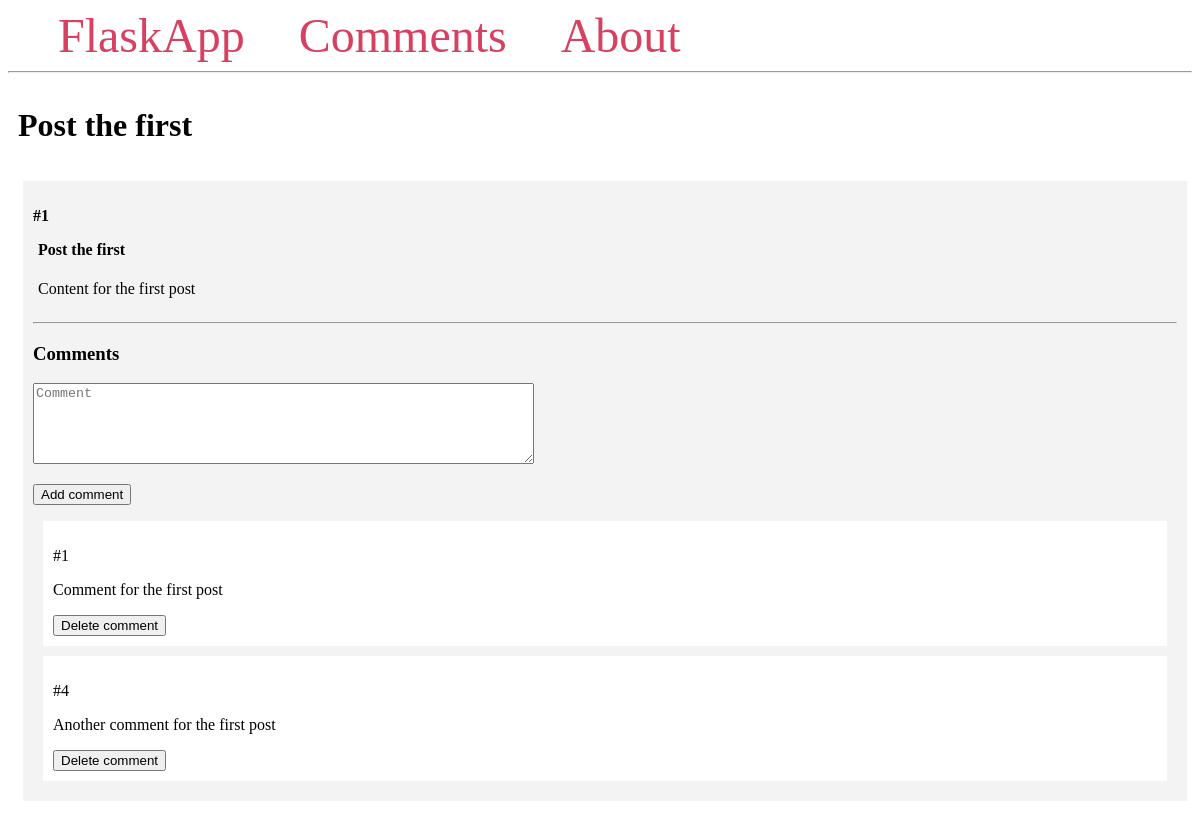
/1/, run on the app's committed database.
### app.py (models this page shows, shortened)
class Post(db.Model):
    id = db.Column(db.Integer, primary_key = True)
    title = db.Column(db.String(100))
    content = db.Column(db.Text)
    comments = db.relationship('Comment', backref = 'post')

class Comment(db.Model):
    id = db.Column(db.Integer, primary_key = True)
    content = db.Column(db.Text)
    post_id = db.Column(db.Integer, db.ForeignKey('post.id'))

### app.py (the view)
@app.route('/<int:post_id>/', methods = ('GET', 'POST'))
def post(post_id):
    post = Post.query.get_or_404(post_id)
    if request.method == "POST":
        comment = Comment(content = request.form['content'], post = post)
        db.session.add(comment)
        db.session.commit()
        return redirect(url_for('post', post_id = post.id))
    return render_template('post.html', post = post)

### templates/post.html
{% extends 'base.html' %}
{% block content %}
    <span class="title"><h1>{% block title %} {{ post.title }}  {% endblock %}</h1></span>
    <div class="content">
            <div class="post">
                <p><b>#{{ post.id }}</b></p>
                <b>
                    <p class="title">{{ post.title }}</p>
                </b>
                <div class="content">
                    <p>{{ post.content }}</p>
                </div>
                <hr>
                <h3>Comments</h3>
                <form method="post">
                    <p>
                        <textarea name="content" placeholder="Comment"
                        cols="60" rows="5"></textarea>
                    </p>
                    <p>
                        <button type="submit">Add comment</button>
                    </p>
                </form>
                {% for comment in post.comments %}
                    <div class="comment">
                        <p>#{{ comment.id }}</p>
                        <p>{{ comment.content }}</p>
                        <form method="post" action="{{ url_for('delete_comment', comment_id = comment.id)}}">
                            <input type="submit" value="Delete comment"
                            onclick="return confirm('Are you sure you want to delete this entry?')"
                        </form>
                    </div>
                {% endfor %}
            </div>
    </div>
{% endblock %}

### templates/base.html (style rules this page uses)
.title { margin: 5px; }
.content { margin: 5px; width: 100%; display: flex; flex-direction: row; flex-wrap: wrap; }
.comment { padding: 10px; margin: 10px; background-color: #fff; }
.post { flex: 20%; padding: 10px; margin: 5px; background-color: #f3f3f3; inline-size: 100%; }

### data on the page
Post: title "Post the first", id "1", content "Content for the first post"
Comment: id "1", content "Comment for the first post"
Comment: id "4", content "Another comment for the first post"
